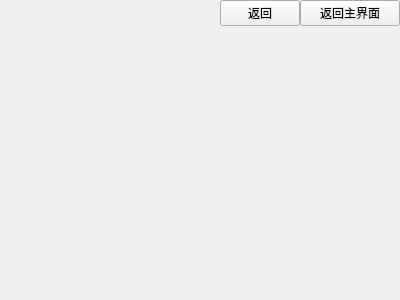
<?xml version="1.0" encoding="UTF-8"?>
<ui version="4.0">
 <class>UiManTeaCourse</class>
 <widget class="QWidget" name="UiManTeaCourse">
  <property name="geometry">
   <rect>
    <x>0</x>
    <y>0</y>
    <width>400</width>
    <height>300</height>
   </rect>
  </property>
  <property name="windowTitle">
   <string>Form</string>
  </property>
  <layout class="QVBoxLayout" name="verticalLayout">
   <property name="spacing">
    <number>0</number>
   </property>
   <property name="leftMargin">
    <number>0</number>
   </property>
   <property name="topMargin">
    <number>0</number>
   </property>
   <property name="rightMargin">
    <number>0</number>
   </property>
   <property name="bottomMargin">
    <number>0</number>
   </property>
   <item>
    <layout class="QHBoxLayout" name="horizontalLayout">
     <item>
      <spacer name="horizontalSpacer">
       <property name="orientation">
        <enum>Qt::Orientation::Horizontal</enum>
       </property>
       <property name="sizeHint" stdset="0">
        <size>
         <width>40</width>
         <height>20</height>
        </size>
       </property>
      </spacer>
     </item>
     <item>
      <widget class="QPushButton" name="pushButton_2">
       <property name="text">
        <string>返回</string>
       </property>
      </widget>
     </item>
     <item>
      <widget class="QPushButton" name="pushButton">
       <property name="minimumSize">
        <size>
         <width>100</width>
         <height>0</height>
        </size>
       </property>
       <property name="text">
        <string>返回主界面</string>
       </property>
      </widget>
     </item>
    </layout>
   </item>
   <item>
    <widget class="QStackedWidget" name="sw"/>
   </item>
  </layout>
 </widget>
 <resources/>
 <connections/>
</ui>
